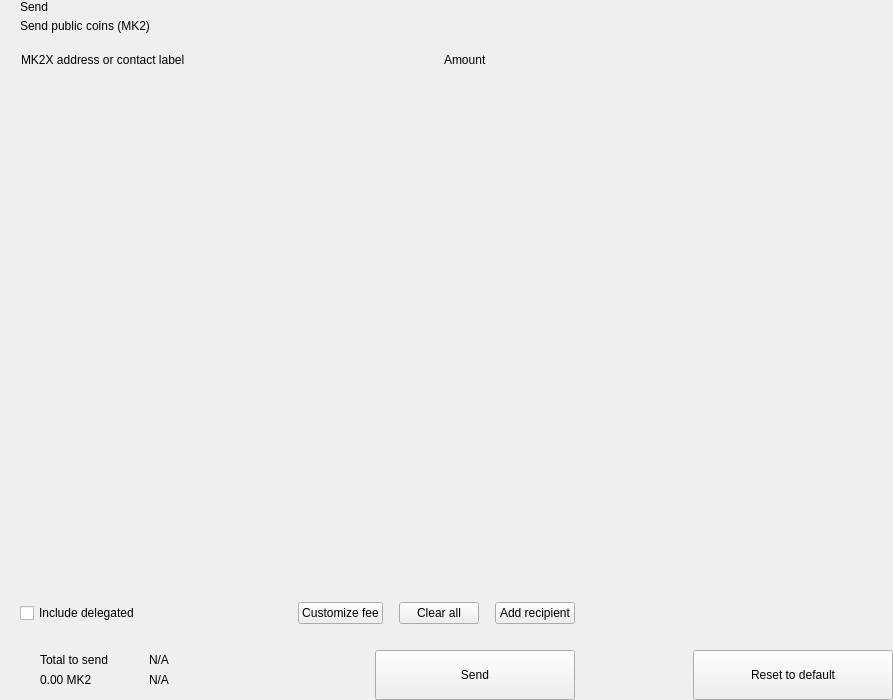
<?xml version="1.0" encoding="UTF-8"?>
<ui version="4.0">
 <class>send</class>
 <widget class="QWidget" name="send">
  <property name="geometry">
   <rect>
    <x>0</x>
    <y>0</y>
    <width>893</width>
    <height>700</height>
   </rect>
  </property>
  <property name="windowTitle">
   <string>Form</string>
  </property>
  <layout class="QHBoxLayout" name="horizontalLayout_2" stretch="2,1">
   <property name="spacing">
    <number>0</number>
   </property>
   <property name="leftMargin">
    <number>0</number>
   </property>
   <property name="topMargin">
    <number>0</number>
   </property>
   <property name="rightMargin">
    <number>0</number>
   </property>
   <property name="bottomMargin">
    <number>0</number>
   </property>
   <item>
    <widget class="QWidget" name="left" native="true">
     <layout class="QVBoxLayout" name="verticalLayout_3">
      <property name="spacing">
       <number>0</number>
      </property>
      <property name="leftMargin">
       <number>0</number>
      </property>
      <property name="topMargin">
       <number>0</number>
      </property>
      <property name="rightMargin">
       <number>0</number>
      </property>
      <property name="bottomMargin">
       <number>0</number>
      </property>
      <item>
       <layout class="QVBoxLayout" name="verticalLayout_22" stretch="0,0,0,1,0,0,0,0">
        <property name="spacing">
         <number>0</number>
        </property>
        <item>
         <layout class="QHBoxLayout" name="horizontalLayout_3">
          <property name="spacing">
           <number>0</number>
          </property>
          <property name="leftMargin">
           <number>20</number>
          </property>
          <property name="rightMargin">
           <number>20</number>
          </property>
          <item>
           <layout class="QVBoxLayout" name="verticalLayout">
            <property name="spacing">
             <number>5</number>
            </property>
            <item>
             <widget class="QLabel" name="labelTitle">
              <property name="text">
               <string>Send</string>
              </property>
              <property name="alignment">
               <set>Qt::AlignLeading|Qt::AlignLeft|Qt::AlignVCenter</set>
              </property>
             </widget>
            </item>
            <item>
             <widget class="QLabel" name="labelSubtitle1">
              <property name="text">
               <string>Send public coins (MK2)</string>
              </property>
             </widget>
            </item>
           </layout>
          </item>
          <item>
           <spacer name="horizontalSpacer">
            <property name="orientation">
             <enum>Qt::Horizontal</enum>
            </property>
            <property name="sizeHint" stdset="0">
             <size>
              <width>40</width>
              <height>20</height>
             </size>
            </property>
           </spacer>
          </item>
         </layout>
        </item>
        <item>
         <spacer name="verticalSpacer_2">
          <property name="orientation">
           <enum>Qt::Vertical</enum>
          </property>
          <property name="sizeType">
           <enum>QSizePolicy::Fixed</enum>
          </property>
          <property name="sizeHint" stdset="0">
           <size>
            <width>20</width>
            <height>20</height>
           </size>
          </property>
         </spacer>
        </item>
        <item>
         <layout class="QHBoxLayout" name="horizontalLayout" stretch="6,0,2">
          <property name="spacing">
           <number>0</number>
          </property>
          <property name="leftMargin">
           <number>10</number>
          </property>
          <property name="topMargin">
           <number>0</number>
          </property>
          <property name="rightMargin">
           <number>20</number>
          </property>
          <property name="bottomMargin">
           <number>0</number>
          </property>
          <item>
           <widget class="QLabel" name="labelSubtitleAddress">
            <property name="styleSheet">
             <string notr="true">margin-left:8px;</string>
            </property>
            <property name="text">
             <string>MK2X address or contact label</string>
            </property>
           </widget>
          </item>
          <item>
           <spacer name="horizontalSpacer_3">
            <property name="orientation">
             <enum>Qt::Horizontal</enum>
            </property>
            <property name="sizeType">
             <enum>QSizePolicy::Fixed</enum>
            </property>
            <property name="sizeHint" stdset="0">
             <size>
              <width>40</width>
              <height>1</height>
             </size>
            </property>
           </spacer>
          </item>
          <item>
           <widget class="QLabel" name="labelSubtitleAmount">
            <property name="text">
             <string>Amount</string>
            </property>
           </widget>
          </item>
         </layout>
        </item>
        <item>
         <widget class="QScrollArea" name="scrollArea">
          <property name="minimumSize">
           <size>
            <width>0</width>
            <height>350</height>
           </size>
          </property>
          <property name="styleSheet">
           <string notr="true">#scrollArea {
            background:transparent;
            margin-top:10px;
}</string>
          </property>
          <property name="horizontalScrollBarPolicy">
           <enum>Qt::ScrollBarAlwaysOff</enum>
          </property>
          <property name="sizeAdjustPolicy">
           <enum>QAbstractScrollArea::AdjustIgnored</enum>
          </property>
          <property name="widgetResizable">
           <bool>true</bool>
          </property>
          <property name="alignment">
           <set>Qt::AlignLeading|Qt::AlignLeft|Qt::AlignTop</set>
          </property>
          <widget class="QWidget" name="scrollAreaWidgetContents">
           <property name="geometry">
            <rect>
             <x>0</x>
             <y>0</y>
             <width>591</width>
             <height>16</height>
            </rect>
           </property>
           <property name="sizePolicy">
            <sizepolicy hsizetype="Preferred" vsizetype="Maximum">
             <horstretch>0</horstretch>
             <verstretch>0</verstretch>
            </sizepolicy>
           </property>
           <property name="autoFillBackground">
            <bool>false</bool>
           </property>
           <property name="styleSheet">
            <string notr="true">#scrollAreaWidgetContents {
             background:transparent;
             }</string>
           </property>
           <layout class="QVBoxLayout" name="verticalLayout_7">
            <property name="spacing">
             <number>0</number>
            </property>
            <property name="sizeConstraint">
             <enum>QLayout::SetDefaultConstraint</enum>
            </property>
            <property name="leftMargin">
             <number>0</number>
            </property>
            <property name="topMargin">
             <number>0</number>
            </property>
            <property name="rightMargin">
             <number>0</number>
            </property>
            <property name="bottomMargin">
             <number>0</number>
            </property>
           </layout>
          </widget>
         </widget>
        </item>
        <item>
         <spacer name="verticalSpacer_4">
          <property name="orientation">
           <enum>Qt::Vertical</enum>
          </property>
          <property name="sizeType">
           <enum>QSizePolicy::Fixed</enum>
          </property>
          <property name="sizeHint" stdset="0">
           <size>
            <width>20</width>
            <height>20</height>
           </size>
          </property>
         </spacer>
        </item>
        <item>
         <layout class="QHBoxLayout" name="horizontalLayout_20">
          <property name="spacing">
           <number>6</number>
          </property>
          <property name="leftMargin">
           <number>20</number>
          </property>
          <property name="rightMargin">
           <number>20</number>
          </property>
          <item>
           <widget class="QCheckBox" name="checkBoxDelegations">
            <property name="layoutDirection">
             <enum>Qt::LeftToRight</enum>
            </property>
            <property name="text">
             <string>Include delegated</string>
            </property>
           </widget>
          </item>
          <item>
           <spacer name="horizontalSpacer_4">
            <property name="orientation">
             <enum>Qt::Horizontal</enum>
            </property>
            <property name="sizeHint" stdset="0">
             <size>
              <width>10</width>
              <height>20</height>
             </size>
            </property>
           </spacer>
          </item>
          <item>
           <widget class="QPushButton" name="pushButtonFee">
            <property name="focusPolicy">
             <enum>Qt::NoFocus</enum>
            </property>
            <property name="text">
             <string>Customize fee</string>
            </property>
           </widget>
          </item>
          <item>
           <spacer name="horizontalSpacer_11">
            <property name="orientation">
             <enum>Qt::Horizontal</enum>
            </property>
            <property name="sizeType">
             <enum>QSizePolicy::Minimum</enum>
            </property>
            <property name="sizeHint" stdset="0">
             <size>
              <width>10</width>
              <height>20</height>
             </size>
            </property>
           </spacer>
          </item>
          <item>
           <widget class="QPushButton" name="pushButtonClear">
            <property name="focusPolicy">
             <enum>Qt::NoFocus</enum>
            </property>
            <property name="layoutDirection">
             <enum>Qt::RightToLeft</enum>
            </property>
            <property name="text">
             <string>Clear all</string>
            </property>
           </widget>
          </item>
          <item>
           <spacer name="horizontalSpacer_6">
            <property name="orientation">
             <enum>Qt::Horizontal</enum>
            </property>
            <property name="sizeType">
             <enum>QSizePolicy::Fixed</enum>
            </property>
            <property name="sizeHint" stdset="0">
             <size>
              <width>10</width>
              <height>20</height>
             </size>
            </property>
           </spacer>
          </item>
          <item>
           <widget class="QPushButton" name="pushButtonAddRecipient">
            <property name="focusPolicy">
             <enum>Qt::NoFocus</enum>
            </property>
            <property name="text">
             <string>Add recipient</string>
            </property>
           </widget>
          </item>
         </layout>
        </item>
        <item>
         <spacer name="verticalSpacer">
          <property name="orientation">
           <enum>Qt::Vertical</enum>
          </property>
          <property name="sizeType">
           <enum>QSizePolicy::Fixed</enum>
          </property>
          <property name="sizeHint" stdset="0">
           <size>
            <width>20</width>
            <height>16</height>
           </size>
          </property>
         </spacer>
        </item>
        <item>
         <layout class="QHBoxLayout" name="horizontalLayout_7">
          <property name="rightMargin">
           <number>20</number>
          </property>
          <item>
           <layout class="QHBoxLayout" name="horizontalLayout_10">
            <property name="spacing">
             <number>0</number>
            </property>
            <property name="leftMargin">
             <number>8</number>
            </property>
            <item>
             <widget class="QStackedWidget" name="stackedWidget">
              <property name="minimumSize">
               <size>
                <width>0</width>
                <height>60</height>
               </size>
              </property>
              <property name="maximumSize">
               <size>
                <width>16777215</width>
                <height>60</height>
               </size>
              </property>
              <widget class="QWidget" name="page1">
               <layout class="QVBoxLayout" name="verticalLayout_71" stretch="0">
                <property name="spacing">
                 <number>6</number>
                </property>
                <property name="leftMargin">
                 <number>12</number>
                </property>
                <property name="topMargin">
                 <number>0</number>
                </property>
                <property name="rightMargin">
                 <number>0</number>
                </property>
                <property name="bottomMargin">
                 <number>0</number>
                </property>
                <item>
                 <widget class="QWidget" name="coinWidget" native="true">
                  <property name="minimumSize">
                   <size>
                    <width>0</width>
                    <height>60</height>
                   </size>
                  </property>
                  <property name="maximumSize">
                   <size>
                    <width>16777215</width>
                    <height>60</height>
                   </size>
                  </property>
                  <layout class="QHBoxLayout" name="horizontalLayout_9">
                   <property name="spacing">
                    <number>0</number>
                   </property>
                   <property name="leftMargin">
                    <number>20</number>
                   </property>
                   <property name="topMargin">
                    <number>10</number>
                   </property>
                   <property name="rightMargin">
                    <number>20</number>
                   </property>
                   <property name="bottomMargin">
                    <number>10</number>
                   </property>
                   <item>
                    <layout class="QVBoxLayout" name="verticalSend">
                     <property name="spacing">
                      <number>0</number>
                     </property>
                     <item>
                      <widget class="QLabel" name="labelTitleTotalSend">
                       <property name="text">
                        <string>Total to send</string>
                       </property>
                      </widget>
                     </item>
                     <item>
                      <widget class="QLabel" name="labelAmountSend">
                       <property name="text">
                        <string notr="true">0.00 MK2</string>
                       </property>
                      </widget>
                     </item>
                    </layout>
                   </item>
                   <item>
                    <spacer name="horizontalSpacer_9">
                     <property name="orientation">
                      <enum>Qt::Horizontal</enum>
                     </property>
                     <property name="sizeType">
                      <enum>QSizePolicy::Fixed</enum>
                     </property>
                     <property name="sizeHint" stdset="0">
                      <size>
                       <width>20</width>
                       <height>20</height>
                      </size>
                     </property>
                    </spacer>
                   </item>
                   <item>
                    <widget class="QLabel" name="labelLine">
                     <property name="minimumSize">
                      <size>
                       <width>1</width>
                       <height>0</height>
                      </size>
                     </property>
                     <property name="maximumSize">
                      <size>
                       <width>1</width>
                       <height>16777215</height>
                      </size>
                     </property>
                     <property name="text">
                      <string/>
                     </property>
                    </widget>
                   </item>
                   <item>
                    <spacer name="horizontalSpacer_10">
                     <property name="orientation">
                      <enum>Qt::Horizontal</enum>
                     </property>
                     <property name="sizeType">
                      <enum>QSizePolicy::Fixed</enum>
                     </property>
                     <property name="sizeHint" stdset="0">
                      <size>
                       <width>20</width>
                       <height>20</height>
                      </size>
                     </property>
                    </spacer>
                   </item>
                   <item>
                    <layout class="QVBoxLayout" name="verticalRemaining">
                     <property name="spacing">
                      <number>0</number>
                     </property>
                     <item>
                      <widget class="QLabel" name="labelTitleTotalRemaining">
                       <property name="text">
                        <string notr="true">N/A</string>
                       </property>
                      </widget>
                     </item>
                     <item>
                      <widget class="QLabel" name="labelAmountRemaining">
                       <property name="text">
                        <string notr="true">N/A</string>
                       </property>
                      </widget>
                     </item>
                    </layout>
                   </item>
                  </layout>
                 </widget>
                </item>
               </layout>
              </widget>
              <widget class="QWidget" name="page_2"/>
             </widget>
            </item>
           </layout>
          </item>
          <item>
           <spacer name="horizontalSpacer_5">
            <property name="orientation">
             <enum>Qt::Horizontal</enum>
            </property>
            <property name="sizeType">
             <enum>QSizePolicy::Expanding</enum>
            </property>
            <property name="sizeHint" stdset="0">
             <size>
              <width>40</width>
              <height>20</height>
             </size>
            </property>
           </spacer>
          </item>
          <item alignment="Qt::AlignBottom">
           <widget class="QPushButton" name="pushButtonSave">
            <property name="minimumSize">
             <size>
              <width>200</width>
              <height>50</height>
             </size>
            </property>
            <property name="maximumSize">
             <size>
              <width>200</width>
              <height>50</height>
             </size>
            </property>
            <property name="focusPolicy">
             <enum>Qt::NoFocus</enum>
            </property>
            <property name="text">
             <string>Send</string>
            </property>
           </widget>
          </item>
         </layout>
        </item>
       </layout>
      </item>
     </layout>
    </widget>
   </item>
   <item>
    <widget class="QWidget" name="right" native="true">
     <layout class="QVBoxLayout" name="verticalLayout_5">
      <property name="leftMargin">
       <number>0</number>
      </property>
      <property name="topMargin">
       <number>0</number>
      </property>
      <property name="rightMargin">
       <number>0</number>
      </property>
      <property name="bottomMargin">
       <number>0</number>
      </property>
      <item>
       <layout class="QVBoxLayout" name="verticalLayout_4">
        <property name="spacing">
         <number>6</number>
        </property>
        <item>
         <widget class="OptionButton" name="btnCoinControl" native="true">
          <property name="minimumSize">
           <size>
            <width>0</width>
            <height>50</height>
           </size>
          </property>
         </widget>
        </item>
        <item>
         <widget class="OptionButton" name="btnChangeAddress" native="true">
          <property name="minimumSize">
           <size>
            <width>0</width>
            <height>50</height>
           </size>
          </property>
         </widget>
        </item>
        <item>
         <widget class="OptionButton" name="btnUri" native="true">
          <property name="minimumSize">
           <size>
            <width>0</width>
            <height>50</height>
           </size>
          </property>
         </widget>
        </item>
        <item>
         <spacer name="verticalSpacer_5">
          <property name="orientation">
           <enum>Qt::Vertical</enum>
          </property>
          <property name="sizeHint" stdset="0">
           <size>
            <width>20</width>
            <height>40</height>
           </size>
          </property>
         </spacer>
        </item>
        <item>
         <layout class="QHBoxLayout" name="horizontalLayout_8">
          <item>
           <spacer name="horizontalSpacer_7">
            <property name="orientation">
             <enum>Qt::Horizontal</enum>
            </property>
            <property name="sizeHint" stdset="0">
             <size>
              <width>40</width>
              <height>20</height>
             </size>
            </property>
           </spacer>
          </item>
          <item>
           <widget class="QPushButton" name="pushButtonReset">
            <property name="minimumSize">
             <size>
              <width>200</width>
              <height>50</height>
             </size>
            </property>
            <property name="maximumSize">
             <size>
              <width>200</width>
              <height>50</height>
             </size>
            </property>
            <property name="focusPolicy">
             <enum>Qt::NoFocus</enum>
            </property>
            <property name="text">
             <string>Reset to default</string>
            </property>
           </widget>
          </item>
         </layout>
        </item>
       </layout>
      </item>
     </layout>
    </widget>
   </item>
  </layout>
 </widget>
 <customwidgets>
  <customwidget>
   <class>OptionButton</class>
   <extends>QWidget</extends>
   <header>qt/mk2x/optionbutton.h</header>
   <container>1</container>
  </customwidget>
 </customwidgets>
 <resources/>
 <connections/>
</ui>
